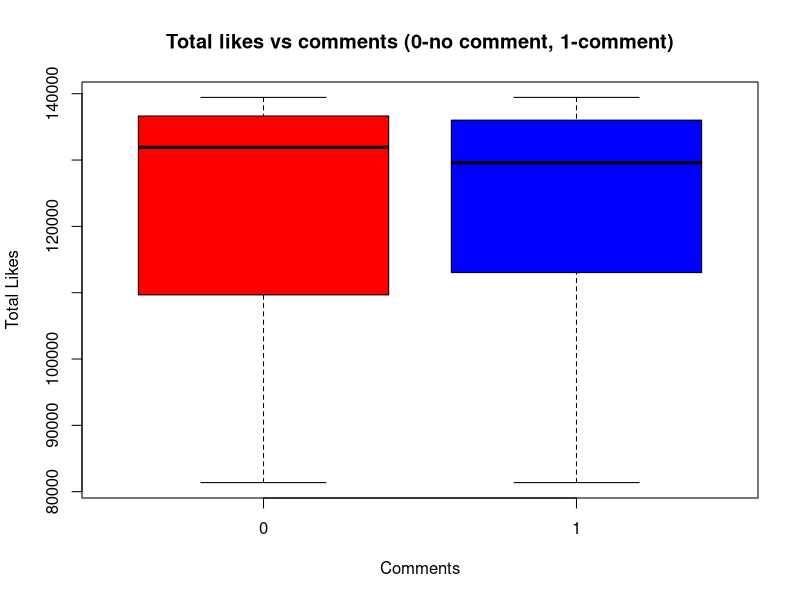

Write R code to recreate this figure.
# Read in the data
facebook=read.csv("facebook.csv")

# Part 1

# Question 1
View(facebook)
# Result
# 500 Posts


# Question 2
summary(facebook)
# Result
# Action: 215
# Inspiration: 155
# Product: 130


# Question 3 
# The number of likes on pages without a comment
boxplot(facebook$Page.total.likes ~ facebook$comment, 
        xlab='Comments', ylab='Total Likes', 
        main='Total likes vs comments (0-no comment, 1-comment)',
        col=c('red', 'blue'))

# Question 4
prop.table(table(facebook$comment, facebook$Category), margin=2)
# Result
#      Action Inspiration   Product
# 0 0.3069767   0.1225806 0.1615385
# 1 0.6930233   0.8774194 0.8384615


#Part2

# Question 1
table(facebook$comment)
# Result
#  0   1 
#106 394

# Question 2
table(facebook$Paid)
# Result
#140 paid, 360 unpaid

# Question 3
prop.table(table(facebook$comment, facebook$Paid), margin=2)
# Result
#             0         1
#   0 0.2388889 0.1428571
#   1 0.7611111 0.8571429

# Part 3
simpleLModel = glm(comment ~ Paid, family=binomial(link='logit'), data=facebook)
summary(simpleLModel)
# Result
#Deviance Residuals: 
#  Min       1Q   Median       3Q      Max  
#-1.9728   0.5553   0.7389   0.7389   0.7389  

#Coefficients:
#  Estimate Std. Error z value Pr(>|z|)    
#(Intercept)   1.1588     0.1236   9.375   <2e-16 ***
#  Paid          0.6330     0.2713   2.333   0.0196 *  
#  ---
#  Signif. codes:  0 ‘***’ 0.001 ‘**’ 0.01 ‘*’ 0.05 ‘.’ 0.1 ‘ ’ 1

#(Dispersion parameter for binomial family taken to be 1)

#Null deviance: 516.59  on 499  degrees of freedom
#Residual deviance: 510.69  on 498  degrees of freedom
#AIC: 514.69

#Create observations of paid and unpaid ads
new.obs = data.frame(Paid=1)
new.obs2 = data.frame(Paid=0)

# predict whether there will be comment or not.
predict(simpleLModel, newdata = new.obs, type= "response")
# Result
#         1 
# 0.8571429 

predict(simpleLModel, newdata = new.obs2, type = "response")
# Result
#         1 
# 0.7611111

# Create a simple logistic regression model to see if the hour a post comes out 
# is a predictor of comments
simpleLModel2 = glm(comment ~ Post.Hour, family=binomial(link='logit'), data=facebook)
summary(simpleLModel2)
# Result
# Deviance Residuals: 
#Min       1Q   Median       3Q      Max  
#-2.3548   0.4001   0.5553   0.6290   1.4823  
#
#Coefficients:
#  Estimate Std. Error z value Pr(>|z|)
#(Intercept)    1.09861    1.15470   0.951    0.341
#Post.Hour2     1.07044    1.26961   0.843    0.399
#Post.Hour3     0.69315    1.18790   0.584    0.560
#Post.Hour4     0.11778    1.22285   0.096    0.923
#Post.Hour5     0.60614    1.38717   0.437    0.662
#Post.Hour6     1.60944    1.54919   1.039    0.299
#Post.Hour7    -0.62861    1.28776  -0.488    0.625
#Post.Hour8    -0.76214    1.29468  -0.589    0.556
#Post.Hour9     0.09097    1.23275   0.074    0.941
#Post.Hour10    0.42121    1.19180   0.353    0.724
#Post.Hour11   -0.43937    1.19770  -0.367    0.714
#Post.Hour12   -0.89097    1.21357  -0.734    0.463
#Post.Hour13    0.60614    1.21699   0.498    0.618
#Post.Hour14    1.38629    1.55456   0.892    0.373
#Post.Hour15   -0.40547    1.44338  -0.281    0.779
#Post.Hour16  -16.66468 1455.39799  -0.011    0.991
#Post.Hour17   -0.40547    1.68325  -0.241    0.810
#Post.Hour18   -1.79176    1.68325  -1.064    0.287
#Post.Hour19  -16.66468 1455.39799  -0.011    0.991
#Post.Hour20   14.46746 1455.39799   0.010    0.992
#Post.Hour22   14.46746 1455.39799   0.010    0.992
#Post.Hour23   14.46746 1455.39799   0.010    0.992

#(Dispersion parameter for binomial family taken to be 1)

#Null deviance: 516.59  on 499  degrees of freedom
#Residual deviance: 475.66  on 478  degrees of freedom
#AIC: 519.66

#Number of Fisher Scoring iterations: 14


# Create a 95% confidence interval for this simple logistic regression model
confint(simpleLModel2, level = 0.95)
# Result
#2.5 %     97.5 %
#  (Intercept)   -0.9568753   4.105100
#Post.Hour2    -2.0581204   3.412202
#Post.Hour3    -2.3487612   2.823495
#Post.Hour4    -2.9625626   2.329930
#Post.Hour5    -2.6465992   3.303776
#Post.Hour6    -1.7912666   5.039981
#Post.Hour7    -3.7836685   1.731076
#Post.Hour8    -3.9261727   1.610375
#Post.Hour9    -3.0001882   2.327099
#Post.Hour10   -2.6250265   2.560353
#Post.Hour11   -3.4925128   1.711666
#Post.Hour12   -3.9623772   1.293980
#Post.Hour13   -2.4673715   2.806089
#Post.Hour14   -2.0224101   4.824130
#Post.Hour15   -3.7399677   2.384740
#Post.Hour16           NA 278.770854
#Post.Hour17   -4.0445920   3.193767
#Post.Hour18   -5.6887029   1.321109
#Post.Hour19           NA 278.770854
#Post.Hour20 -287.5921858         NA
#Post.Hour22 -217.4115019         NA
#Post.Hour23 -217.4115019         NA


# Part 4

# Question 1
# We want to change these variables to categorical because you cannot 
# complete a logistics regression model with continuous variables
facebook$Post.Hour = factor(facebook$Post.Hour)
facebook$Post.Month = factor(facebook$Post.Month)
facebook$Post.Weekday = factor(facebook$Post.Weekday)

# Here we randomize the data
facebook=facebook[sample(1:nrow(facebook)),]

# Question 2
# multiple logistic regression 
multipleLModel = glm(comment~Paid + Type + Category + Post.Month + Post.Weekday + 
               Post.Hour + Page.total.likes, family=binomial(link='logit'), 
             data=facebook)
summary(multipleLModel)
# Result
#Deviance Residuals: 
# Min       1Q   Median       3Q      Max  
#-2.6621   0.1775   0.4110   0.6698   2.0010  
#
#Coefficients:
#  Estimate Std. Error z value Pr(>|z|)   
#(Intercept)          5.321e-02  8.150e+00   0.007  0.99479   
#Paid                 5.506e-01  3.184e-01   1.729  0.08383 . 
#TypePhoto            3.051e-01  5.550e-01   0.550  0.58252   
#TypeStatus           1.390e+00  7.921e-01   1.755  0.07934 . 
#TypeVideo            1.572e+01  8.539e+02   0.018  0.98531   
#CategoryInspiration  1.008e+00  3.565e-01   2.828  0.00468 **
#  CategoryProduct      5.828e-01  3.715e-01   1.569  0.11672   
#Post.Month2          9.304e-01  1.103e+00   0.843  0.39896   
#Post.Month3         -6.562e-01  1.544e+00  -0.425  0.67085   
#Post.Month4          5.253e-01  2.436e+00   0.216  0.82929   
#Post.Month5          1.150e+00  3.139e+00   0.366  0.71417   
#Post.Month6         -2.355e-02  3.780e+00  -0.006  0.99503   
#Post.Month7          8.356e-01  4.221e+00   0.198  0.84308   
#Post.Month8          1.015e+00  4.487e+00   0.226  0.82106   
#Post.Month9          4.917e-01  4.734e+00   0.104  0.91726   
#Post.Month10        -3.448e-01  4.836e+00  -0.071  0.94316   
#Post.Month11         9.752e-01  4.973e+00   0.196  0.84454   
#Post.Month12        -5.007e-01  5.056e+00  -0.099  0.92113   
#Post.Weekday2        7.257e-02  4.982e-01   0.146  0.88418   
#Post.Weekday3       -1.136e-01  4.997e-01  -0.227  0.82020   
#Post.Weekday4        6.471e-01  5.282e-01   1.225  0.22056   
#Post.Weekday5       -8.120e-02  4.872e-01  -0.167  0.86762   
#Post.Weekday6        3.826e-01  4.976e-01   0.769  0.44197   
#Post.Weekday7       -5.351e-01  4.557e-01  -1.174  0.24028   
#Post.Hour2           1.574e+00  1.368e+00   1.150  0.25001   
#Post.Hour3           1.178e+00  1.265e+00   0.931  0.35193   
#Post.Hour4           6.372e-01  1.306e+00   0.488  0.62573   
#Post.Hour5           1.133e+00  1.496e+00   0.757  0.44887   
#Post.Hour6           2.212e+00  1.640e+00   1.349  0.17745   
#Post.Hour7          -4.618e-01  1.380e+00  -0.335  0.73793   
#Post.Hour8          -1.531e-01  1.389e+00  -0.110  0.91218   
#Post.Hour9           6.025e-01  1.317e+00   0.457  0.64732   
#Post.Hour10          1.176e+00  1.275e+00   0.922  0.35630   
#Post.Hour11          1.001e-01  1.278e+00   0.078  0.93755   
#Post.Hour12         -6.191e-01  1.308e+00  -0.473  0.63606   
#Post.Hour13          8.700e-01  1.305e+00   0.667  0.50490   
#Post.Hour14          2.208e+00  1.707e+00   1.294  0.19581   
#Post.Hour15          1.158e+00  1.653e+00   0.701  0.48337   
#Post.Hour16         -1.841e+01  2.400e+03  -0.008  0.99388   
#Post.Hour17          1.470e+00  1.850e+00   0.795  0.42669   
#Post.Hour18          3.051e-01  1.854e+00   0.165  0.86926   
#Post.Hour19         -1.573e+01  2.400e+03  -0.007  0.99477   
#Post.Hour20          1.487e+01  2.400e+03   0.006  0.99506   
#Post.Hour22          1.569e+01  2.400e+03   0.007  0.99478   
#Post.Hour23          1.498e+01  2.400e+03   0.006  0.99502   
#Page.total.likes    -5.242e-06  9.389e-05  -0.056  0.95547   
#---
#  Signif. codes:  0 ‘***’ 0.001 ‘**’ 0.01 ‘*’ 0.05 ‘.’ 0.1 ‘ ’ 1

#(Dispersion parameter for binomial family taken to be 1)

#Null deviance: 516.59  on 499  degrees of freedom
#Residual deviance: 413.87  on 454  degrees of freedom
#AIC: 505.87

#Number of Fisher Scoring iterations: 15

# Question 3 
anova(multipleLModel, test="Chisq")
# Result
#Df Deviance Resid. Df Resid. Dev  Pr(>Chi)    
#NULL                               499     516.59              
#Paid              1    5.909       498     510.69  0.015064 *  
#Type              3    7.921       495     502.76  0.047667 *  
#Category          2   20.383       493     482.38 3.748e-05 ***
#Post.Month       11   26.431       482     455.95  0.005596 ** 
#Post.Weekday      6    5.978       476     449.97  0.425673    
#Post.Hour        21   36.096       455     413.88  0.021328 *  
#Page.total.likes  1    0.003       454     413.87  0.955476    

# Part 5
# Question 1
Step.model = step(multipleLModel, direction = "backward")
# Final Result
#Step:  AIC=491.95
#comment ~ Paid + Type + Category + Post.Month
#
#Df Deviance    AIC
#<none>            455.95 491.95
#- Type        3   462.87 492.87
#- Paid        1   460.10 494.10
#- Post.Month 11   482.38 496.38
#- Category    2   468.45 500.45


